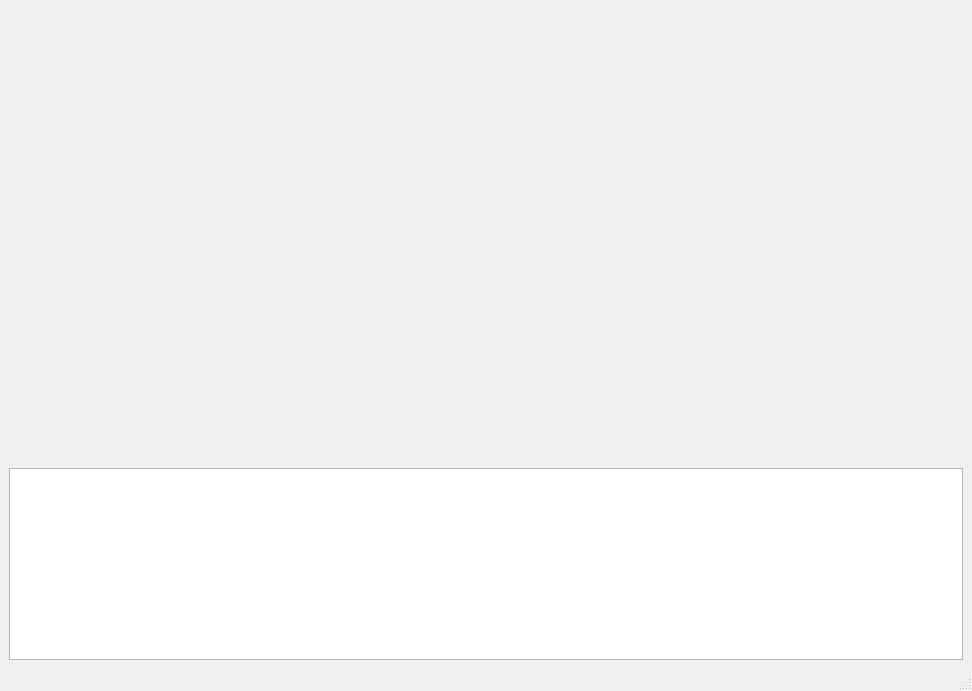
<?xml version="1.0" encoding="UTF-8"?>
<ui version="4.0">
 <class>Plotter</class>
 <widget class="QMainWindow" name="Plotter">
  <property name="geometry">
   <rect>
    <x>0</x>
    <y>0</y>
    <width>972</width>
    <height>691</height>
   </rect>
  </property>
  <property name="windowTitle">
   <string>Plotter</string>
  </property>
  <widget class="QWidget" name="centralwidget">
   <layout class="QVBoxLayout" name="verticalLayout" stretch="1,0">
    <item>
     <widget class="QCustomPlot" name="plt" native="true"/>
    </item>
    <item>
     <widget class="QPlainTextEdit" name="log"/>
    </item>
   </layout>
  </widget>
  <widget class="QMenuBar" name="menubar">
   <property name="geometry">
    <rect>
     <x>0</x>
     <y>0</y>
     <width>972</width>
     <height>24</height>
    </rect>
   </property>
  </widget>
  <widget class="QStatusBar" name="statusbar"/>
 </widget>
 <customwidgets>
  <customwidget>
   <class>QCustomPlot</class>
   <extends>QWidget</extends>
   <header>qcustomplot.hpp</header>
   <container>1</container>
  </customwidget>
 </customwidgets>
 <resources/>
 <connections/>
</ui>
